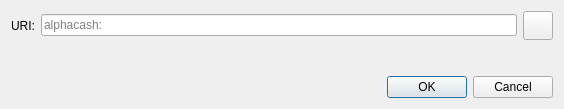
<?xml version="1.0" encoding="UTF-8"?>
<ui version="4.0">
 <class>OpenURIDialog</class>
 <widget class="QDialog" name="OpenURIDialog">
  <property name="geometry">
   <rect>
    <x>0</x>
    <y>0</y>
    <width>564</width>
    <height>109</height>
   </rect>
  </property>
  <property name="windowTitle">
   <string>Open alphacash URI</string>
  </property>
  <layout class="QVBoxLayout" name="verticalLayout">
   <item>
    <layout class="QHBoxLayout" name="horizontalLayout">
     <item>
      <widget class="QLabel" name="label">
       <property name="text">
        <string>URI:</string>
       </property>
      </widget>
     </item>
     <item>
      <widget class="QValidatedLineEdit" name="uriEdit">
       <property name="placeholderText">
        <string notr="true">alphacash:</string>
       </property>
      </widget>
     </item>
     <item>
      <widget class="QToolButton" name="pasteButton">
       <property name="toolTip">
        <string extracomment="Tooltip text for button that allows you to paste an address that is in your clipboard.">Paste address from clipboard</string>
       </property>
       <property name="text">
        <string/>
       </property>
       <property name="icon">
        <iconset resource="../alphacash.qrc">
         <normaloff>:/icons/editpaste</normaloff>:/icons/editpaste
        </iconset>
       </property>
       <property name="iconSize">
        <size>
         <width>22</width>
         <height>22</height>
        </size>
       </property>
      </widget>
     </item>
    </layout>
   </item>
   <item>
    <spacer name="verticalSpacer">
     <property name="orientation">
      <enum>Qt::Vertical</enum>
     </property>
     <property name="sizeHint" stdset="0">
      <size>
       <width>20</width>
       <height>40</height>
      </size>
     </property>
    </spacer>
   </item>
   <item>
    <widget class="QDialogButtonBox" name="buttonBox">
     <property name="orientation">
      <enum>Qt::Horizontal</enum>
     </property>
     <property name="standardButtons">
      <set>QDialogButtonBox::Cancel|QDialogButtonBox::Ok</set>
     </property>
    </widget>
   </item>
  </layout>
 </widget>
 <customwidgets>
  <customwidget>
   <class>QValidatedLineEdit</class>
   <extends>QLineEdit</extends>
   <header>qt/qvalidatedlineedit.h</header>
  </customwidget>
 </customwidgets>
 <resources/>
 <connections>
  <connection>
   <sender>buttonBox</sender>
   <signal>accepted()</signal>
   <receiver>OpenURIDialog</receiver>
   <slot>accept()</slot>
   <hints>
    <hint type="sourcelabel">
     <x>248</x>
     <y>254</y>
    </hint>
    <hint type="destinationlabel">
     <x>157</x>
     <y>274</y>
    </hint>
   </hints>
  </connection>
  <connection>
   <sender>buttonBox</sender>
   <signal>rejected()</signal>
   <receiver>OpenURIDialog</receiver>
   <slot>reject()</slot>
   <hints>
    <hint type="sourcelabel">
     <x>316</x>
     <y>260</y>
    </hint>
    <hint type="destinationlabel">
     <x>286</x>
     <y>274</y>
    </hint>
   </hints>
  </connection>
 </connections>
</ui>
